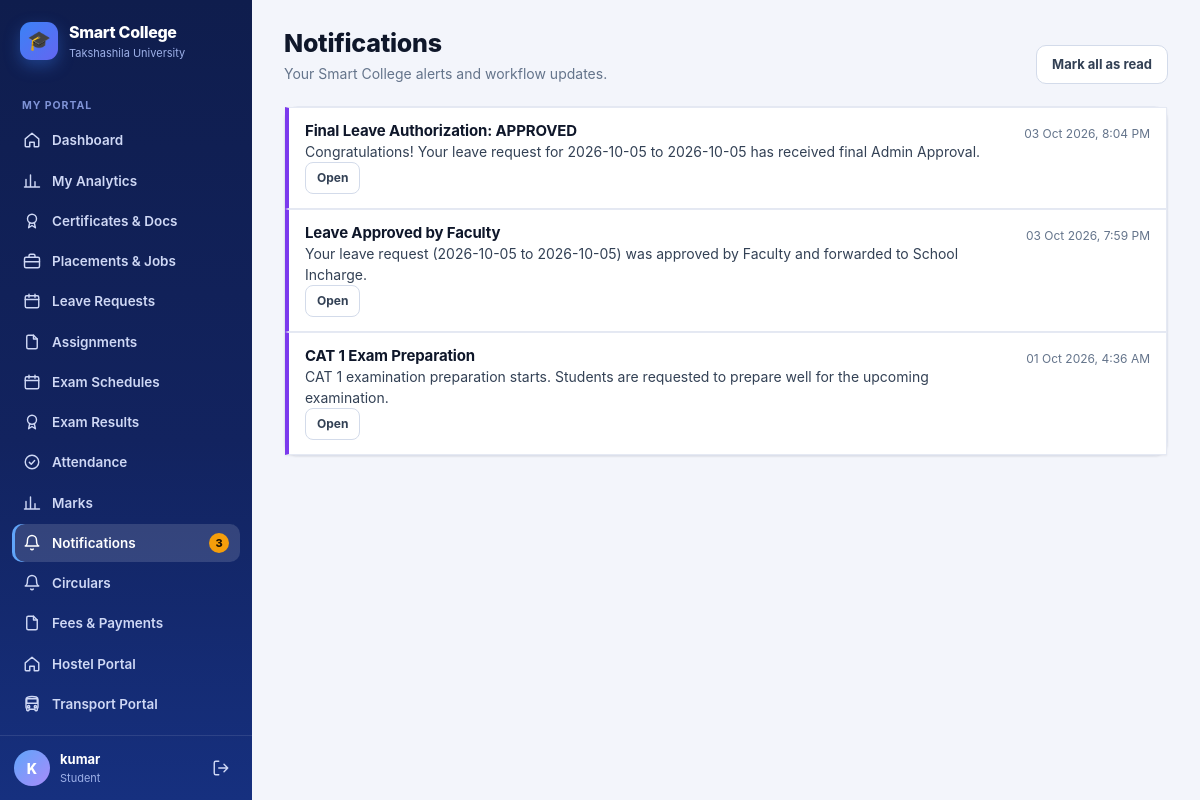
/timetable/notifications/ (signed in), run on the app's committed database.
### students/models.py (models this page shows, shortened)
class Student(models.Model):
    user = models.OneToOneField(
        User,
        on_delete=models.CASCADE,
        null=True,
        blank=True
    )
    name = models.CharField(max_length=100)
    roll_no = models.CharField(max_length=20, unique=True)
    sif_number = models.CharField(
        max_length=30,
        unique=True,
        null=True,
        blank=True,
        help_text="7-digit unique University SIF number (auto-generated if left blank)"
    )
    email = models.EmailField()
    department = models.ForeignKey(
        Department,
        on_delete=models.CASCADE
    )
    course = models.ForeignKey(
        Course,
        on_delete=models.SET_NULL,
        null=True,
        blank=True
    )
    year = models.IntegerField()
    is_approved = models.BooleanField(default=True)
    parent_name = models.CharField(max_length=100, blank=True)
    parent_phone = models.CharField(max_length=20, blank=True)
    phone = models.CharField(max_length=20, blank=True)
    admission_date = models.DateField(default=timezone.now)
    is_active = models.BooleanField(default=True)

### timetable/models.py (models this page shows, shortened)
class Notification(models.Model):
    recipient = models.ForeignKey(User, on_delete=models.CASCADE, related_name="smartcollege_notifications")
    title = models.CharField(max_length=200)
    message = models.TextField()
    link = models.CharField(max_length=300, blank=True)
    is_read = models.BooleanField(default=False)
    created_at = models.DateTimeField(auto_now_add=True)
    class Meta:
        ordering = ["-created_at"]

### timetable/views.py (the view)
@login_required(login_url="/accounts/login/")
def notifications(request):
    items = Notification.objects.filter(recipient=request.user)
    if request.method == "POST":
        Notification.objects.filter(recipient=request.user, is_read=False).update(is_read=True)
        return redirect("/timetable/notifications/")
    return render(request, "timetable/notifications.html", {"notifications": items})

### accounts/context_processors.py (called while the page is built)
def _has_faculty(user):
    if not user or not user.is_authenticated:
        return False
    if Student.objects.filter(user=user).exists():
        return False
    return (
        Faculty.objects.filter(user=user).exists()
        or (bool(user.email) and Faculty.objects.filter(email=user.email).exists())
    )

### timetable/templates/timetable/notifications.html (shortened to what this page needs)
{% extends "base.html" %}
{% block page_title %}Notifications{% endblock %}
{% block page_sub %}Your Smart College alerts and workflow updates.{% endblock %}
{% block page_actions %}{% if notifications %}<form method="post">{% csrf_token %}<button class="btn btn-ghost" type="submit">Mark all as read</button></form>{% endif %}{% endblock %}
{% block content %}
<div class="card"><div class="card-body flush">
{% for n in notifications %}
<div class="note" style="margin:0;border-radius:0;border-left:4px solid {% if not n.is_read %}var(--accent){% else %}transparent{% endif %}">
<div style="display:flex;justify-content:space-between;gap:12px"><div><h3>{{ n.title }}</h3><p>{{ n.message }}</p></div><div class="meta nowrap">{{ n.created_at|date:"d M Y, g:i A" }}</div></div>
{% if n.link %}<a class="btn btn-ghost btn-sm" href="{{ n.link }}">Open</a>{% endif %}
</div>
{% empty %}<div class="empty"><svg class="icon"><use href="#i-bell"/></svg><b>No notifications</b>You're all caught up.</div>{% endfor %}
</div></div>
{% endblock %}

### templates/base.html (shortened to what this page needs)
{% load static %}<!DOCTYPE html>
<html lang="en">
<head>
    <link rel="stylesheet" href="{% static 'css/theme.css' %}">
</head>
<body>
<div class="app">
    <aside class="sidebar" id="sidebar">
        <a class="brand" href="{{ nav_home }}">
            <span class="brand-mark">🎓</span>
            <span>
                <div class="brand-name">Smart College</div>
                <div class="brand-sub">Takshashila University</div>
            </span>
        </a>
        <nav class="nav">
            {% for group in nav_groups %}
                {% if group.label %}<div class="nav-label">{{ group.label }}</div>{% endif %}
                {% for item in group.items %}
                    <a class="nav-link {% if item.active %}active{% endif %}" href="{{ item.url }}">
                        <svg class="icon"><use href="#i-{{ item.icon }}"/></svg>
                        <span>{{ item.label }}</span>
                        {% if item.badge %}<span class="nav-badge">{{ item.badge }}</span>{% endif %}
                    </a>
                {% endfor %}
            {% endfor %}
        </nav>
        <div class="sidebar-foot">
            <div class="avatar">{{ nav_initial }}</div>
            <div class="who">
                <div class="who-name">{{ nav_display }}</div>
                <div class="who-role">{{ nav_role_label }}</div>
            </div>
            <a class="logout" href="/accounts/logout/" title="Log out"><svg class="icon"><use href="#i-logout"/></svg></a>
        </div>
    </aside>
    <div class="main">
        <main class="page">
            <div class="page-head">
                <div>
                    <h1 class="page-title">{% block page_title %}{% endblock %}</h1>
                    <div class="page-sub">{% block page_sub %}{% endblock %}</div>
                </div>
                <div class="head-actions">{% block page_actions %}{% endblock %}</div>
            </div>
            {% block content %}{% endblock %}
        </main>
    </div>
</div>
</body>
</html>

### data on the page
Student: name "kumar"
Notification: title "Final Leave Authorization: APPROVED", message "Congratulations! Your leave request for 2026-10-05 to 2026-10-05 has received final Admin Approval.", created_at "03 Oct 2026, 8:04 PM"
Notification: title "Leave Approved by Faculty", message "Your leave request (2026-10-05 to 2026-10-05) was approved by Faculty and forwarded to School Incharge.", created_at "03 Oct 2026, 7:59 PM"
Notification: title "CAT 1 Exam Preparation", message "CAT 1 examination preparation starts. Students are requested to prepare well for the upcoming examination.", created_at "01 Oct 2026, 4:36 AM"

### other printed values
{{ group.label }} "MY PORTAL"
{{ item.label }} "Dashboard" "My Analytics" "Certificates & Docs" "Placements & Jobs" "Leave Requests" "Assignments" "Exam Schedules" "Exam Results" "Attendance" "Marks" "Notifications" "Circulars" "Fees & Payments" "Hostel Portal" "Transport Portal"
{{ item.badge }} "3"
{{ nav_initial }} "K"
{{ nav_role_label }} "Student"
